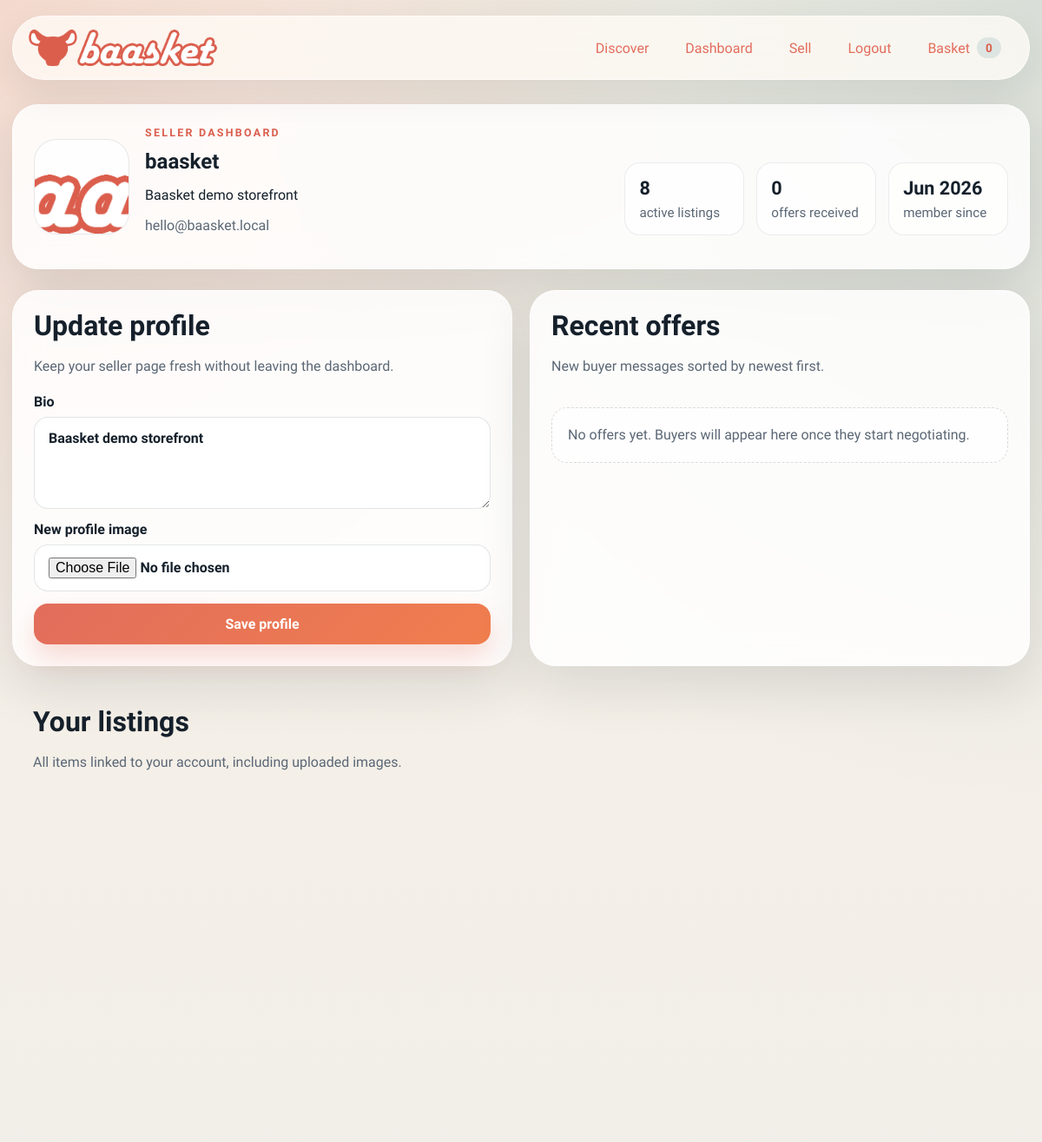
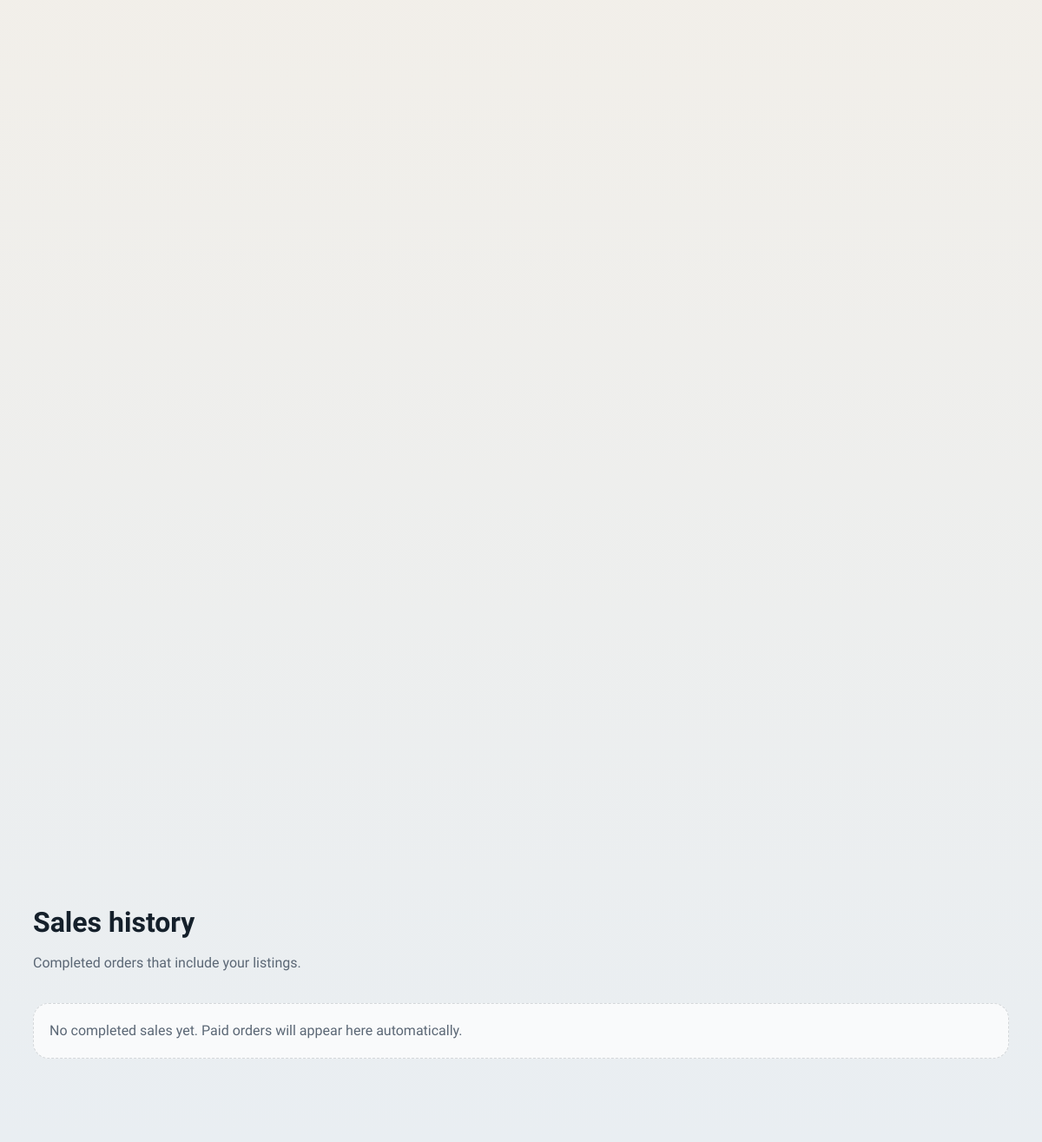
The page /dashboard (signed in) on the database its author committed (2 pictures, top to bottom).
### models.py (models this page shows, shortened)
class User(db.Model, UserMixin):
    id = db.Column(db.Integer, primary_key=True)
    username = db.Column(db.String(80), unique=True, nullable=False, index=True)
    email = db.Column(db.String(120), unique=True, nullable=False, index=True)
    password_hash = db.Column(db.String(255), nullable=False)
    bio = db.Column(db.String(280), nullable=False, default="")
    profile_image = db.Column(db.String(255), nullable=False, default="")
    created_at = db.Column(db.DateTime, nullable=False, default=datetime.utcnow)
    legal_name = db.Column(db.String(140), nullable=True, default="")
    ic_number = db.Column(db.String(64), nullable=True, default="")
    home_address = db.Column(db.String(255), nullable=True, default="")
    city = db.Column(db.String(80), nullable=True, default="")
    region = db.Column(db.String(80), nullable=True, default="")
    phone_number = db.Column(db.String(40), nullable=True, default="")
    country = db.Column(db.String(80), nullable=True, default="")
    last_seen = db.Column(db.DateTime, nullable=True)
    listings = db.relationship("ListingModel", backref="seller", lazy=True, cascade="all, delete-orphan")
    @property
    def profile_image_url(self) -> str:
        if self.profile_image:
            return f"/static/{self.profile_image}"
        return "/static/assets/logo/baasket_logo.png"

### main.py (the view, shortened to what this page needs)
	@app.route("/dashboard", methods=["GET", "POST"])
	@login_required
	def dashboard() -> str:
		listings = (
			Item.query.filter_by(seller_id=current_user.id)
			.order_by(Item.created_at.desc())
			.all()
		)
		recent_offers = (
			Offer.query.join(Item)
			.filter(Item.seller_id == current_user.id)
			.order_by(Offer.created_at.desc())
			.limit(12)
			.all()
		)
		sales_history = _sales_history_for_user(current_user.id)
		stats = _listing_stats_for_user(current_user.id)
		return render_template(
			"dashboard.html",
			title="Seller Dashboard | Baasket",
			listings=listings,
			recent_offers=recent_offers,
			sales_history=sales_history,
			stats=stats,
		)

### main.py (called while the page is built)
def _money(value: object) -> str:
	amount = Decimal(str(value))
	return f"S${amount:,.2f}"

def _listing_stats_for_user(user_id: int) -> dict[str, int]:
	listings = Item.query.filter_by(seller_id=user_id).all()
	offer_count = sum(len(listing.offers) for listing in listings)
	return {
		"listings": len(listings),
		"offers": offer_count,
	}

def _sales_history_for_user(user_id: int) -> list[dict[str, object]]:
	order_items = (
		OrderItemModel.query.join(Item, OrderItemModel.listing_id == Item.id)
		.join(OrderModel, OrderItemModel.order_id == OrderModel.id)
		.filter(Item.seller_id == user_id)
		.order_by(OrderModel.created_at.desc(), OrderItemModel.id.desc())
		.all()
	)
	return [
		{
			"order": item.order,
			"item": item,
			"listing": db.session.get(Item, item.listing_id),
		}
		for item in order_items
	]

### models.py (called while the page is built)
@login_manager.user_loader
def load_user(user_id: str) -> User | None:
    if not user_id.isdigit():
        return None
    return db.session.get(User, int(user_id))

    @property
    def badge(self) -> str:
        return {
            "featured": "Featured",
            "fresh": "Just In",
            "limited": "Limited Stock",
        }.get(self.kind, "Top Pick")

    @property
    def image_data(self) -> str:
        if self.image_path:
            return f"/static/{self.image_path}"
        return self.seed_image_data or "/static/assets/logo/baasket_logo.png"

    @property
    def offer_count(self) -> int:
        return len(self.offers)

### payment.py (called while the page is built)
    def options(self) -> tuple[dict[str, object], ...]:
        return tuple(
            {
                "code": strategy.code,
                "label": strategy.label,
                "fee_rate": getattr(strategy, "fee_rate", Decimal("0.00")),
            }
            for strategy in self._strategies.values()
        )

### templates/dashboard.html (shortened to what this page needs)
{% extends "base.html" %}
{% block content %}
<section class="dashboard-hero card-surface reveal" data-reveal>
  <div class="dashboard-profile">
    <img src="{{ current_user.profile_image_url }}" alt="{{ current_user.username }} profile image" class="dashboard-avatar">
    <div>
      <p class="eyebrow">Seller dashboard</p>
      <h1>{{ current_user.username }}</h1>
      <p>{{ current_user.bio or "No bio yet. Tell buyers what you specialize in." }}</p>
      <p class="muted-text">{{ current_user.email }}</p>
    </div>
  </div>
  <div class="hero-stats dashboard-stats">
    <article>
      <strong>{{ stats.listings }}</strong>
      <span>active listings</span>
    </article>
    <article>
      <strong>{{ stats.offers }}</strong>
      <span>offers received</span>
    </article>
    <article>
      <strong>{{ current_user.created_at.strftime('%b %Y') }}</strong>
      <span>member since</span>
    </article>
  </div>
</section>
<section class="detail-grid secondary-grid">
  <article class="card-surface reveal" data-reveal>
    <div class="section-heading compact">
      <h2>Update profile</h2>
      <p>Keep your seller page fresh without leaving the dashboard.</p>
    </div>
    <form method="post" class="stack-form" enctype="multipart/form-data">
      <label>
        Bio
        <textarea name="bio" rows="4">{{ current_user.bio }}</textarea>
      </label>
      <label>
        New profile image
        <input type="file" name="profile_image" accept="image/*">
      </label>
      <button type="submit" class="primary-button">Save profile</button>
    </form>
  </article>
  <article class="card-surface reveal" data-reveal>
    <div class="section-heading compact">
      <h2>Recent offers</h2>
      <p>New buyer messages sorted by newest first.</p>
    </div>
    <div class="feed-list compact-feed">
      {% for offer in recent_offers %}
        <article class="feed-item small">
          <span class="feed-dot"></span>
          <div>
            <strong>{{ offer.buyer_display }} · {{ offer.amount_label }}</strong>
            <p>{{ offer.listing.title }}</p>
          </div>
        </article>
      {% else %}
        <p class="empty-state">No offers yet. Buyers will appear here once they start negotiating.</p>
      {% endfor %}
    </div>
  </article>
</section>
<section class="section-block">
  <div class="section-heading">
    <div>
      <h2>Your listings</h2>
      <p>All items linked to your account, including uploaded images.</p>
    </div>
  </div>
  <div class="listing-grid compact-grid">
  </div>
</section>
<section class="section-block">
  <div class="section-heading">
    <div>
      <h2>Sales history</h2>
      <p>Completed orders that include your listings.</p>
    </div>
  </div>
  <div class="feed-list">
    {% for entry in sales_history %}
      <article class="feed-item">
        <span class="feed-dot"></span>
        <div>
          <strong>{{ entry.item.title }} · {{ entry.item.line_total_label }}</strong>
          <p>Order {{ entry.order.reference }} for {{ entry.order.buyer_name }} on {{ entry.order.created_at.strftime('%d %b %Y') }}</p>
        </div>
        <div class="dashboard-actions">
          <span class="dashboard-count">Qty {{ entry.item.quantity }}</span>
          <span class="dashboard-count">{{ entry.order.payment_method }}</span>
        </div>
      </article>
    {% else %}
      <div class="empty-state wide">No completed sales yet. Paid orders will appear here automatically.</div>
    {% endfor %}
  </div>
</section>
{% endblock %}

### rows shown on the page
User: username (picture), username "baasket", bio "Baasket demo storefront", email "hello@baasket.local", created_at "Jun 2026"

### other values the page prints
{{ cart_count }} "0"
{{ stats.listings }} "8"
{{ stats.offers }} "0"
